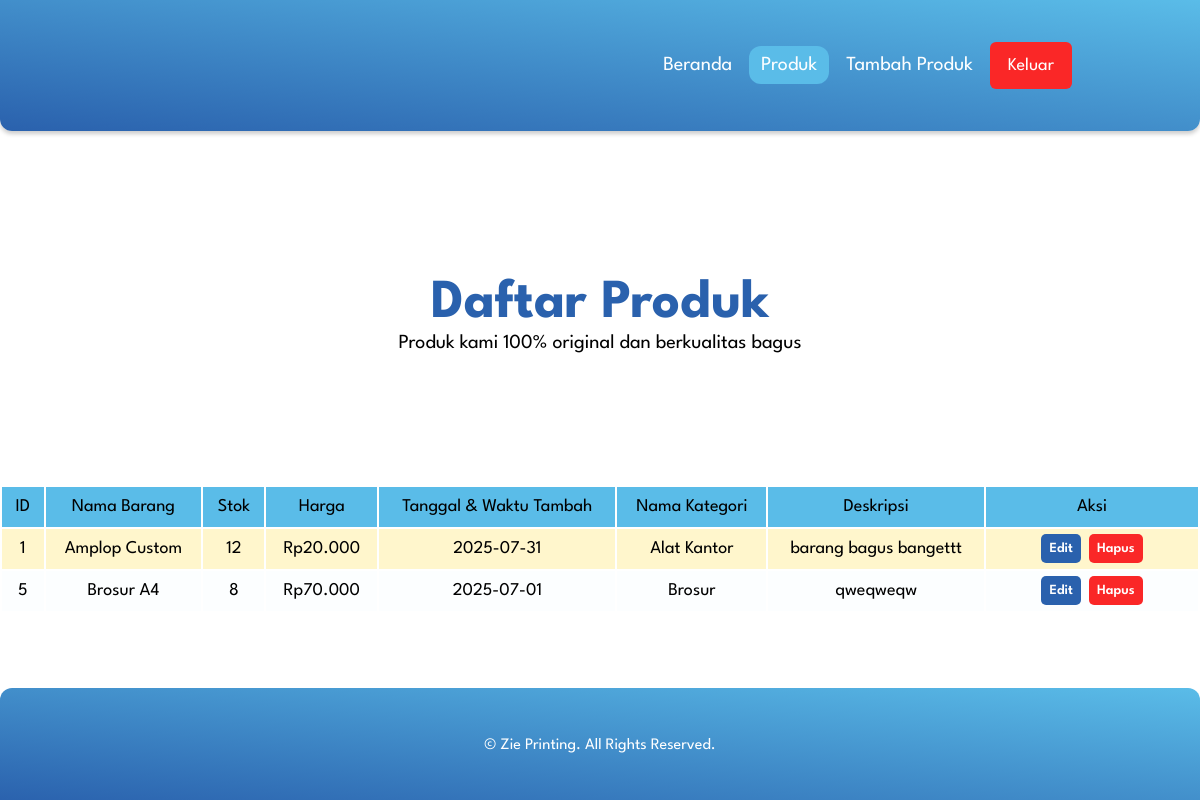
The page /produk.php?pesan=idkosong (signed in) on the database its author committed.
### tables this page shows
CREATE TABLE `produk` (
  `idProduk` int(11) NOT NULL,
  `namaBarang` varchar(50) NOT NULL,
  `stokBarang` int(11) NOT NULL DEFAULT 0,
  `harga` decimal(10,0) NOT NULL DEFAULT 0,
  `tglTambah` date NOT NULL,
  `idUser` int(11) NOT NULL,
  `deskripsi` varchar(100) DEFAULT NULL,
  `idKategori` int(11) NOT NULL
);

CREATE TABLE `kategori` (
  `idKategori` int(11) NOT NULL,
  `namaKategori` varchar(50) NOT NULL
);

### produk.php (the view, shortened to what this page needs)
<?php
require_once 'koneksi.php';
$sql = "
  SELECT p.idProduk,
         p.namaBarang,
         p.stokBarang,
         p.harga,
         p.tglTambah,
         k.namaKategori,         /* ← ambil nama, bukan id */
         p.deskripsi,
         p.idUser
  FROM   produk   p
  JOIN   kategori k ON k.idKategori = p.idKategori
  ORDER  BY p.idProduk";
$result = mysqli_query($koneksi, $sql);
?>
<!DOCTYPE html>
<html lang="en">
<head>
  <link rel="stylesheet" href="style.css">
</head>
<body>
  <nav>
    <ul>
      <li class="nav-right">
        <a href="indexAdminPengguna.php">Beranda</a>
        <a href="produk.php" class="active">Produk</a>
        <?php if (isset($_SESSION['level']) && $_SESSION['level']==='admin'): ?>
          <a href="tambahproduk.php">Tambah Produk</a>
        <?php endif; ?>
        <?php if (isset($_SESSION['username'])): ?>
          <form action="logout.php" method="post" style="display:inline;">
            <button type="submit" name="keluar" class="btn-logout">Keluar</button>
          </form>
        <?php else: ?>
          <a href="login.php" class="dl">Masuk</a>
        <?php endif; ?>
      </li>
    </ul>
  </nav>
  <main class="daftarproduk">
    <div class="selamatDatang">
      <div class="content">
        <h1>Daftar Produk</h1>
        <p>Produk kami 100% original dan berkualitas bagus</p>
      </div>
    </div>
    <div class="daftarproduk">
      <?php if (mysqli_num_rows($result) === 0): ?>
        <p style="text-align:center"><em>Belum ada produk.</em></p>
      <?php else: ?>
        <table>
          <tr class="head">
            <td>ID</td>
            <td>Nama Barang</td>
            <td>Stok</td>
            <td>Harga</td>
            <td>Tanggal & Waktu Tambah</td>
            <td>Nama Kategori</td>
            <td>Deskripsi</td>
            <?php if (isset($_SESSION['level']) && $_SESSION['level']==='admin'): ?>
              <td class="actiondp">Aksi</td>
            <?php endif; ?>
          </tr>
          <?php $i=0; while($p = mysqli_fetch_assoc($result)): ?>
          <tr class="<?= ($i++ % 2 == 0) ? 'content1' : 'content2' ?>">
            <td><?= $p['idProduk'] ?></td>
            <td><?= htmlspecialchars($p['namaBarang']) ?></td>
            <td><?= $p['stokBarang'] ?></td>
            <td>Rp<?= number_format($p['harga'],0,',','.') ?></td>
            <td><?= $p['tglTambah'] ?></td>
            <td><?= htmlspecialchars($p['namaKategori']) ?></td>
            <td><?= htmlspecialchars($p['deskripsi']) ?></td>
            <?php if (isset($_SESSION['level']) && $_SESSION['level']==='admin'): ?>
            <td class="actiondp">
              <div class="aksi-wrapper">
                <a href="edit.php?id=<?= $p['idProduk'] ?>" class="edit">Edit</a>
                <a href="hapus.php?id=<?= $p['idProduk'] ?>" class="hapus"
                   onclick="return confirm('Yakin ingin menghapus produk ini?')">Hapus</a>
              </div>
            </td>
            <?php endif; ?>
          </tr>
          <?php endwhile; ?>
        </table>
      <?php endif; ?>
    </div>
  </main>
  <footer>
    <p>&copy; Zie Printing. All Rights Reserved.</p>
  </footer>
</body>
</html>

### style.css (style rules this page uses)
* { margin: 0; padding: 0; font-family: League Spartan; }
nav { box-shadow: 0 3px 4px 0 rgba(0,0,0,.2); position: sticky; top: 0; background: linear-gradient(to top right, #2A61AD, #5ABCE8); overflow: hidden; font-size: 20px; border-radius: 0px 0px 12px 12px; }
nav ul { list-style: none; margin: 0 8rem; }
.nav-right { float: right; padding: 12px 0; margin: 30px 0; text-align: center; overflow: hidden; }
.nav-right a { display: inline-block; text-decoration: none; text-align: center; color: #FCFEFF; padding: 10px 12px; }
.active { background-color: #5ABCE8; border-radius: 12px; }
main { justify-items: center; align-items: center; margin-top: 15px; margin: 15px 12%; }
.selamatDatang { overflow: hidden; padding: 6.4rem 0; text-align: center; animation: fadeIn 1s; }
.selamatDatang h1 { font-size: 55px; padding: 0 0 5px 0; color: #2A61AD; }
.selamatDatang p { font-size: 20px; }
.daftarproduk { margin-left: 0px; overflow: hidden; width: 100%; font-size: large; padding: 30px 0; }
.daftarproduk table { width: 100%; text-align: center; }
.daftarproduk table td { padding: 11.5px; }
.daftarproduk tr { border-collapse: collapse; }
.daftarproduk .head td { background-color: #5ABCE8; }
.daftarproduk .content1 { background-color: #FFF6CC; }
.daftarproduk .content2 { background-color: #FCFEFF; }
.daftarproduk .hapus { text-decoration: none; background-color: #fa2727; border: none; border-radius: 5px; padding: 8px; padding: 8px; color: white; }
.daftarproduk .edit { text-decoration: none; background-color: #2A61AD; border: none; border-radius: 5px; padding: 8px; color: white; }
.daftarproduk .actiondp { padding: 0 45px; }
footer { padding: 50px 0; border-radius: 12px 12px 0px 0px; background: linear-gradient(to top right, #2A61AD, #5ABCE8); justify-items: center; color: white; }

### produk.php (style rules this page uses)
.btn-logout { background:#fa2727;color:#fff;border:none;border-radius:6px;padding:15px 18px;font-size:large;cursor:pointer }
.aksi-wrapper { display:flex;gap:8px;justify-content:center;align-items:center }
.edit,.hapus { padding:6px 14px;border-radius:5px;font-weight:600;text-decoration:none;font-size:14px }
.edit { background:#2A61AD;color:#fff }
.hapus { background:#fa2727;color:#fff }

### rows shown on the page
produk: idProduk "1", namaBarang "Amplop Custom", stokBarang "12", harga "20.000", tglTambah "2025-07-31", idKategori.namaKategori "Alat Kantor", deskripsi "barang bagus bangettt"
produk: idProduk "5", namaBarang "Brosur A4", stokBarang "8", harga "70.000", tglTambah "2025-07-01", idKategori.namaKategori "Brosur", deskripsi "qweqweqw"
